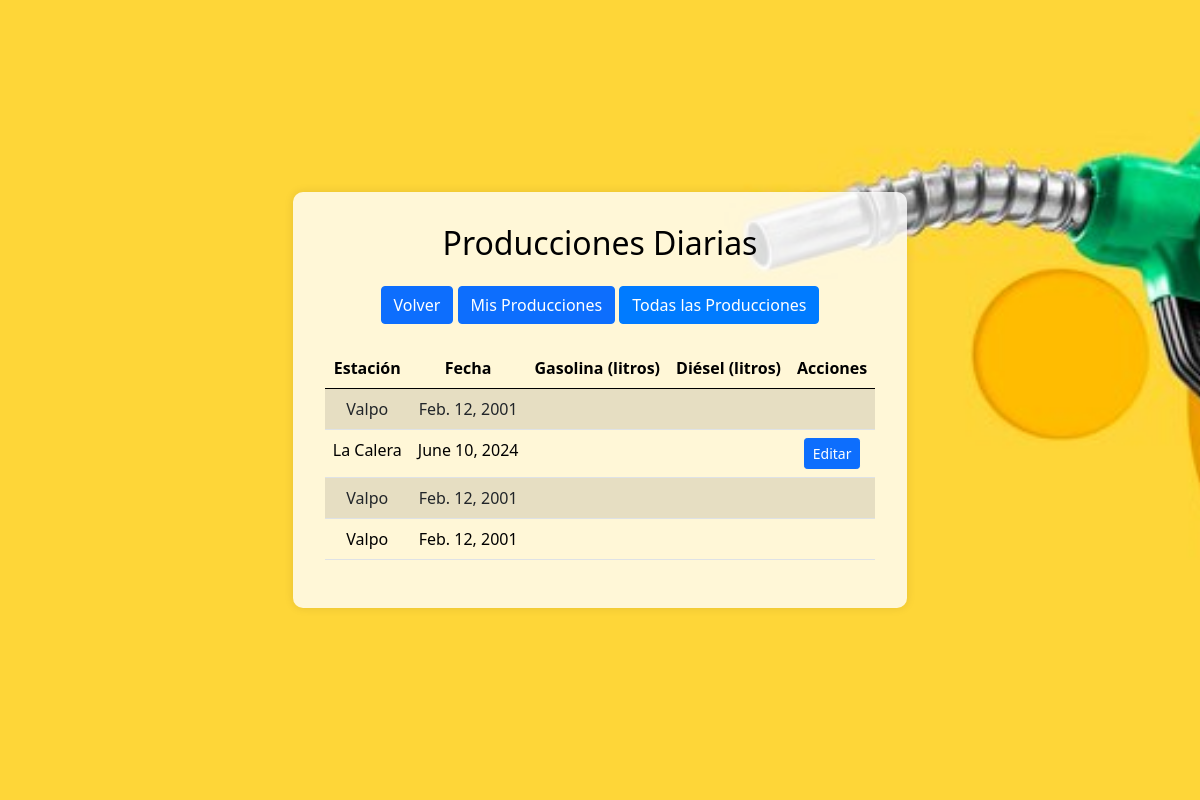
The app's page /producciones/?filtro=todas (signed in), older data.
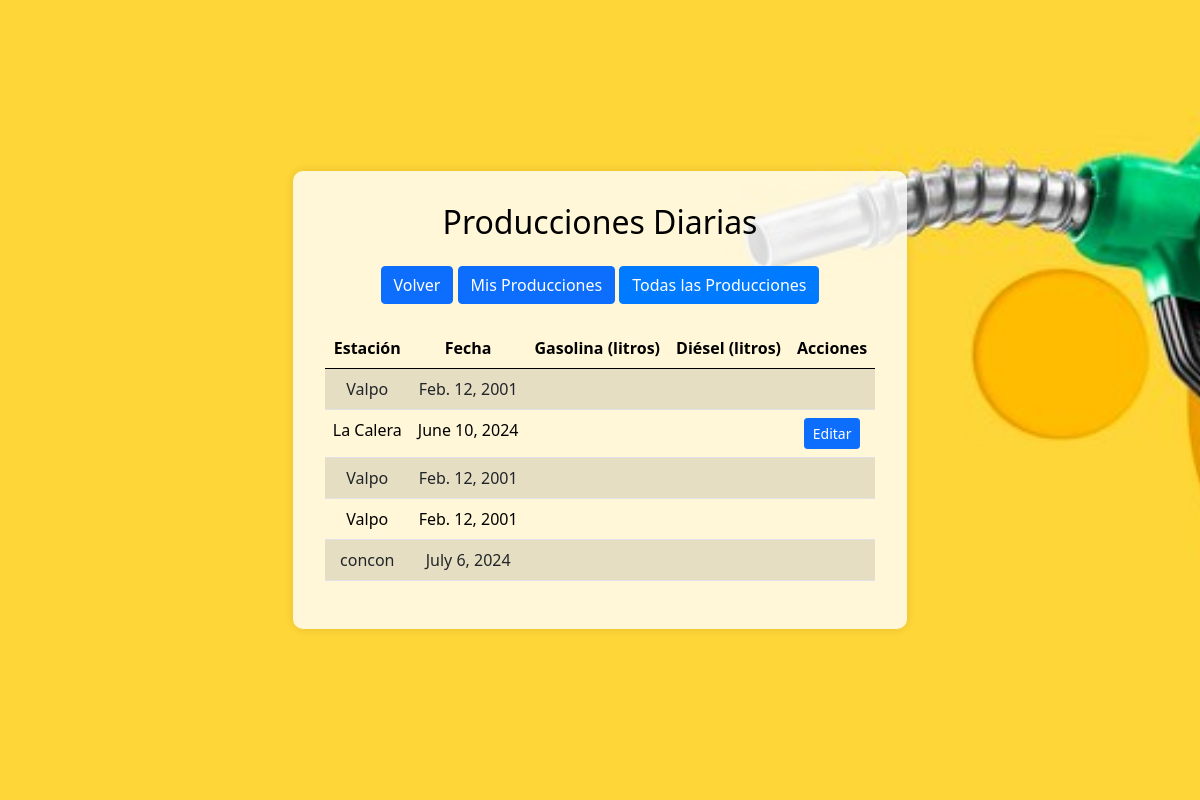
The same page, newer data.
### myapp/models.py (models this page shows, shortened)
class ProduccionDiaria(models.Model):
    estacion=models.CharField(max_length=100)
    turno=models.CharField(max_length=2) #AM PM MM
    fecha=models.DateField()
    hora=models.TimeField(default='00:00')
    litrosProduccion=models.DecimalField(max_digits=10, decimal_places=2)
    codigoPlanta=models.CharField(max_length=5, default='') #PRG, PRD, PRA
    codigoCombustible=models.CharField(max_length=5, default='') #G93, G95, G97, DIE, DIP, JA1, AVG
    operador=models.ForeignKey(User, on_delete=models.CASCADE, related_name='producciones')

### myapp/views.py (the view)
# urls.py: path('producciones/', views.lista_producciones_view, name='lista_producciones'),
@login_required
@group_required('Operador')
def lista_producciones_view(request):
    filtro = request.GET.get('filtro', 'mis')
    if filtro == 'todas':
        producciones = ProduccionDiaria.objects.all()
    else:
        producciones = ProduccionDiaria.objects.filter(operador=request.user)
    return render(request, 'lista_producciones.html', {'producciones': producciones, 'filtro': filtro})

### myapp/templates/lista_producciones.html (shortened to what this page needs)
<!DOCTYPE html>
{% load static %}
<html lang="en">
<head>
    <link href="https://cdn.jsdelivr.net/npm/bootstrap@5.0.2/dist/css/bootstrap.min.css" rel="stylesheet">
</head>
<body>
    <div class="jumbotron">
        <div class="panel-container">
            <h2 class="mb-4 text-center">Producciones Diarias</h2>
            <div class="mb-4 text-center">
                <a href="{% url 'panel' %}" class="btn btn-primary">Volver</a>
                <a href="?filtro=mis" class="btn btn-primary {% if filtro == 'mis' %}active{% endif %}">Mis Producciones</a>
                <a href="?filtro=todas" class="btn btn-primary {% if filtro == 'todas' %}active{% endif %}">Todas las Producciones</a>
            </div>
            <table class="table table-striped">
                <thead>
                    <tr>
                        <th>Estación</th>
                        <th>Fecha</th>
                        <th>Gasolina (litros)</th>
                        <th>Diésel (litros)</th>
                        <th>Acciones</th>
                    </tr>
                </thead>
                <tbody>
                    {% for produccion in producciones %}
                    <tr>
                        <td>{{ produccion.estacion }}</td>
                        <td>{{ produccion.fecha }}</td>
                        <td>{{ produccion.gasolina }}</td>
                        <td>{{ produccion.diesel }}</td>
                        <td>
                            {% if produccion.operador == user %}
                            <a href="{% url 'editar_produccion' produccion.pk %}" class="btn btn-sm btn-primary">Editar</a>
                            {% endif %}
                        </td>
                    </tr>
                    {% endfor %}
                </tbody>
            </table>
        </div>
    </div>
</body>
</html>

Row changes from the older to the newer data that the page shows:
added ProduccionDiaria: estacion "concon", fecha "July 6, 2024"
